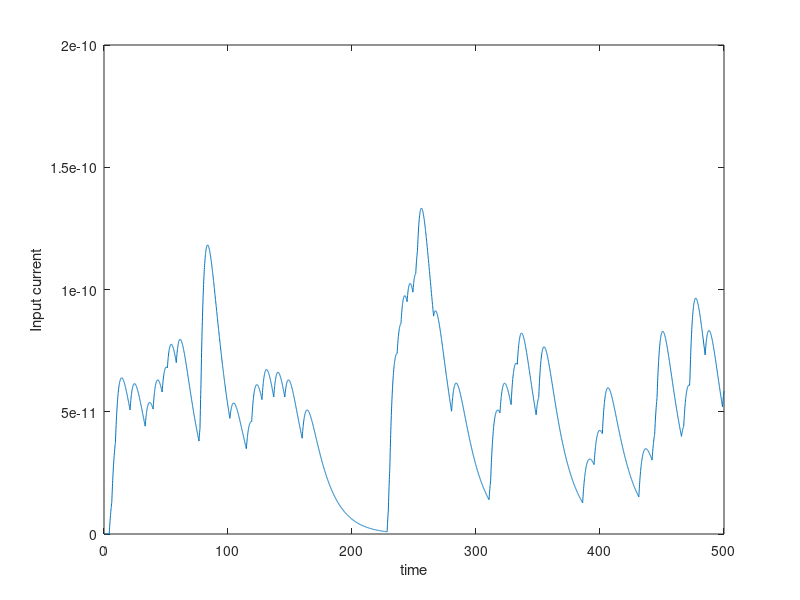

This figure's MATLAB source: (Note: this script raises an error after producing the figure.)

%function [nspikes] = q2p1(wo,sigmaw)

Ns = 100;
T = 500;
lambda = 0.001;
deltat = 0.1;
N = T/deltat; 
event = zeros(N,Ns); % array recording at each bucket if a stimulus arrived
for i = 1:Ns
    a = zeros(N,1);
    R = rand(size(a)); 
    a(R<lambda*deltat) = 1; % set each element of event to 1 with probability lambda*delta
    event(:,i) = a;
end

%for i = 1:Ns
%    stimuli(i) = sum(event(i,:)==1);
%end
event = reshape(event,Ns,N);
%for i = 1:Ns
%    tk(i) = find(event(:,i)==1); % getting indices of arrivial
%end
%nspikes = size(tk);
%inter_arrival = diff(tk)*deltat; % interarrival times in seconds
%bin = 0:1:500; 
%count = histc(inter_arrival,bin);
%figure; bar(bin,count,'histc'); % draw histogram of absolute count
time = deltat:deltat:T;
%figure, plot(time, event);

%for i = 1:Ns
%    figure, plot(time, event(i,:));
%end

sigmaw = 5;
wo = 50;
Io = 10^(-12);
we = randn(1,Ns); % synaptic strength
we = wo + sigmaw*we;
tc_m = 15; %time constant of membrane
tc_s = tc_m/4; %time constant of synapse

Iapp = zeros(Ns,N);

for i = 1:Ns
    tk = find(event(i,:)==1);
    [tkr,tkc] = size(tk);
    if (tkc>0)
        for j = 1:N
            for k = 1:tkc
                if(tk(k)<j)
                    Iapp(i,j) = Iapp(i,j) + (exp((tk(k)-j)*deltat/tc_m) - exp((tk(k)-j)*deltat/tc_s));
                end
            end
        end
    end
end

for i = 1:Ns
    Iapp(i,:) = Iapp(i,:)*we(i)*Io;
end

%for i = 1:Ns
%    figure, plot(time,Iapp(i,:));
%end

Iappf = sum(Iapp);

%Iappf = reshape(Iappf,5000,1);
figure, plot(time, Iappf);
xlabel('time');
ylabel('Input current');
[V,nspikes] = q1p2_func(1,0.5,Iappf,1);
V = reshape(V,N,1);
fprintf('number of spikes = ');
nspikes
figure, plot(time,V);
xlabel('time');
ylabel('output potential for mean = 50, and sigma = 5')
